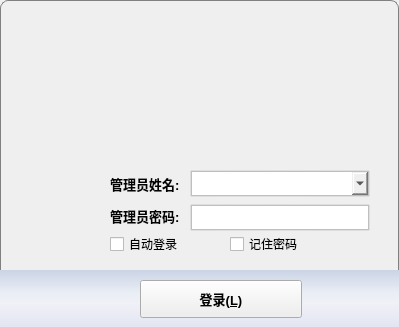
<?xml version="1.0" encoding="UTF-8"?>
<ui version="4.0">
 <class>LoginWidget</class>
 <widget class="QWidget" name="LoginWidget">
  <property name="geometry">
   <rect>
    <x>0</x>
    <y>0</y>
    <width>399</width>
    <height>327</height>
   </rect>
  </property>
  <property name="windowTitle">
   <string>Form</string>
  </property>
  <property name="styleSheet">
   <string notr="true">QWidget#LoginWidget{
	border-radius: 8px;
	border:1px solid gray;
}</string>
  </property>
  <widget class="QLabel" name="login_head_bkg">
   <property name="geometry">
    <rect>
     <x>13</x>
     <y>168</y>
     <width>85</width>
     <height>85</height>
    </rect>
   </property>
   <property name="styleSheet">
    <string notr="true">QLabel#login_head_bkg{border-image: url(:/image/login/login_head_bkg_normal.png);}
QLabel#login_head_bkg::hover{border-image: url(:/image/login/login_head_bkg_highlight.png);}</string>
   </property>
   <property name="text">
    <string/>
   </property>
  </widget>
  <widget class="QLabel" name="head">
   <property name="geometry">
    <rect>
     <x>18</x>
     <y>171</y>
     <width>75</width>
     <height>77</height>
    </rect>
   </property>
   <property name="styleSheet">
    <string notr="true">border-image: url(:/image/login/3.gif);

</string>
   </property>
   <property name="text">
    <string/>
   </property>
  </widget>
  <widget class="QLabel" name="labUserPwd">
   <property name="geometry">
    <rect>
     <x>110</x>
     <y>208</y>
     <width>78</width>
     <height>16</height>
    </rect>
   </property>
   <property name="font">
    <font>
     <pointsize>10</pointsize>
     <weight>75</weight>
     <bold>true</bold>
    </font>
   </property>
   <property name="text">
    <string>管理员密码:</string>
   </property>
  </widget>
  <widget class="QLineEdit" name="txtUserPwd">
   <property name="geometry">
    <rect>
     <x>190</x>
     <y>204</y>
     <width>180</width>
     <height>27</height>
    </rect>
   </property>
   <property name="sizePolicy">
    <sizepolicy hsizetype="Maximum" vsizetype="Maximum">
     <horstretch>0</horstretch>
     <verstretch>0</verstretch>
    </sizepolicy>
   </property>
   <property name="minimumSize">
    <size>
     <width>180</width>
     <height>27</height>
    </size>
   </property>
   <property name="maximumSize">
    <size>
     <width>170</width>
     <height>30</height>
    </size>
   </property>
   <property name="font">
    <font>
     <family>Meiryo</family>
     <pointsize>9</pointsize>
     <weight>50</weight>
     <italic>false</italic>
     <bold>false</bold>
    </font>
   </property>
   <property name="styleSheet">
    <string notr="true">QLineEdit#txtUserPwd::hover{   
	border:2px solid gray;
	border-top-color: qlineargradient(spread:pad, x1:0.534, y1:1, x2:0.545, y2:0, stop:0 rgba(36, 132, 238, 255), 	stop:0.982955 rgba(143, 192, 255, 0));
	border-right-color: qlineargradient(spread:pad, x1:0, y1:0.506, x2:1, y2:0.511364, stop:0 rgba(36, 132, 238, 255), stop:0.982955 rgba(143, 192, 255, 0));
	border-bottom-color: qlineargradient(spread:pad, x1:0.517, y1:0, x2:0.5, y2:1, stop:0 rgba(36, 132, 238, 255), stop:0.982955 rgba(143, 192, 255, 0));
	border-left-color: qlineargradient(spread:pad, x1:1, y1:0.579545, x2:0, y2:0.574, stop:0 rgba(36, 132, 238, 255), stop:0.982955 rgba(143, 192, 255, 0));
}  

QLineEdit#txtUserPwd{   
	border-radius: 1px;
	border:2px solid gray;
	border-top-color: qlineargradient(spread:pad, x1:0.471273, y1:0.71, x2:0.483, y2:0, stop:0 rgba(191, 191, 191, 255), stop:0.982955 rgba(143, 192, 255, 0));
	border-right-color: qlineargradient(spread:pad, x1:0.301, y1:0.510682, x2:1, y2:0.522, stop:0 rgba(191, 191, 191, 255), stop:0.982955 rgba(143, 192, 255, 0));
	border-bottom-color: qlineargradient(spread:pad, x1:0.523, y1:0.294455, x2:0.528, y2:1, stop:0 rgba(191, 191, 191, 255), stop:0.982955 rgba(143, 192, 255, 0));
	border-left-color: qlineargradient(spread:pad, x1:0.682091, y1:0.544, x2:0, y2:0.557, stop:0 rgba(191, 191, 191, 255), stop:0.982955 rgba(143, 192, 255, 0));
padding-left:3px;
padding-right: 25px;
	font: 9pt &quot;Meiryo&quot;;
}  
</string>
   </property>
   <property name="echoMode">
    <enum>QLineEdit::Password</enum>
   </property>
  </widget>
  <widget class="QComboBox" name="txtUserName">
   <property name="geometry">
    <rect>
     <x>190</x>
     <y>170</y>
     <width>180</width>
     <height>27</height>
    </rect>
   </property>
   <property name="sizePolicy">
    <sizepolicy hsizetype="Maximum" vsizetype="Maximum">
     <horstretch>0</horstretch>
     <verstretch>0</verstretch>
    </sizepolicy>
   </property>
   <property name="minimumSize">
    <size>
     <width>166</width>
     <height>27</height>
    </size>
   </property>
   <property name="font">
    <font>
     <family>Meiryo UI</family>
     <pointsize>10</pointsize>
     <weight>50</weight>
     <italic>false</italic>
     <bold>false</bold>
    </font>
   </property>
   <property name="styleSheet">
    <string notr="true">QComboBox#txtUserName::hover{   
	border:2px solid gray;
	border-top-color: qlineargradient(spread:pad, x1:0.534, y1:1, x2:0.545, y2:0, stop:0 rgba(36, 132, 238, 255), stop:0.982955 rgba(143, 192, 255, 0));
	border-right-color: qlineargradient(spread:pad, x1:0, y1:0.506, x2:1, y2:0.511364, stop:0 rgba(36, 132, 238, 255), stop:0.982955 rgba(143, 192, 255, 0));
	border-bottom-color: qlineargradient(spread:pad, x1:0.517, y1:0, x2:0.5, y2:1, stop:0 rgba(36, 132, 238, 255), stop:0.982955 rgba(143, 192, 255, 0));
	border-left-color: qlineargradient(spread:pad, x1:1, y1:0.579545, x2:0, y2:0.574, stop:0 rgba(36, 132, 238, 255), stop:0.982955 rgba(143, 192, 255, 0));
}  

QComboBox#txtUserName{   

	border-radius: 1px;
	border:2px solid gray;
	
	border-top-color: qlineargradient(spread:pad, x1:0.471273, y1:0.71, x2:0.483, y2:0, stop:0 rgba(191, 191, 191, 255), stop:0.982955 rgba(143, 192, 255, 0));
	border-right-color: qlineargradient(spread:pad, x1:0.301, y1:0.510682, x2:1, y2:0.522, stop:0 rgba(191, 191, 191, 255), stop:0.982955 rgba(143, 192, 255, 0));
	border-bottom-color: qlineargradient(spread:pad, x1:0.523, y1:0.294455, x2:0.528, y2:1, stop:0 rgba(191, 191, 191, 255), stop:0.982955 rgba(143, 192, 255, 0));
	border-left-color: qlineargradient(spread:pad, x1:0.682091, y1:0.544, x2:0, y2:0.557, stop:0 rgba(191, 191, 191, 255), stop:0.982955 rgba(143, 192, 255, 0));
padding-left:3px;
	
	font: 10pt &quot;Meiryo UI&quot;;
}  

QComboBox#id::drop-down{width:21px;
	background-color: qlineargradient(spread:pad, x1:0.534, y1:0, x2:0.545, y2:1, stop:0 rgba(255, 255, 255, 255), stop:1 rgba(229, 229, 229, 255));
border-left:1px solid gray;
border-color: rgb(216, 216, 216);
}

QComboBox#id::drop-down::hover{width:21px;
	background-color: rgb(235, 255, 252);
border-left:1px solid gray;
border-color: rgb(216, 216, 216);
}


QComboBox#id::down-arrow{
width:10px;
height:8px;
	border-image: url(:/images/arrow_down_normal.png);
}

QComboBox#id::down-arrow:on {
border-image: url(:/images/arrow_up_normal.png);
}</string>
   </property>
  </widget>
  <widget class="QLabel" name="labUserName">
   <property name="geometry">
    <rect>
     <x>110</x>
     <y>176</y>
     <width>78</width>
     <height>16</height>
    </rect>
   </property>
   <property name="font">
    <font>
     <pointsize>10</pointsize>
     <weight>75</weight>
     <bold>true</bold>
    </font>
   </property>
   <property name="text">
    <string>管理员姓名:</string>
   </property>
  </widget>
  <widget class="QFrame" name="frame">
   <property name="geometry">
    <rect>
     <x>0</x>
     <y>270</y>
     <width>401</width>
     <height>61</height>
    </rect>
   </property>
   <property name="styleSheet">
    <string notr="true">QFrame#frame{
	border-bottom-left-radius: 5px;border-bottom-right-radius: 5px;
	background-color: qlineargradient(spread:pad, x1:0.505682, y1:0, x2:0.506, y2:1, stop:0 rgba(203, 212, 229, 255), stop:0.369318 rgba(233, 237, 245, 255), stop:0.545455 rgba(240, 241, 247, 255), stop:1 rgba(224, 227, 241, 255));}</string>
   </property>
   <property name="frameShape">
    <enum>QFrame::StyledPanel</enum>
   </property>
   <property name="frameShadow">
    <enum>QFrame::Raised</enum>
   </property>
   <widget class="QPushButton" name="btnLogin">
    <property name="geometry">
     <rect>
      <x>140</x>
      <y>10</y>
      <width>162</width>
      <height>38</height>
     </rect>
    </property>
    <property name="sizePolicy">
     <sizepolicy hsizetype="Maximum" vsizetype="Fixed">
      <horstretch>0</horstretch>
      <verstretch>0</verstretch>
     </sizepolicy>
    </property>
    <property name="minimumSize">
     <size>
      <width>162</width>
      <height>30</height>
     </size>
    </property>
    <property name="font">
     <font>
      <pointsize>10</pointsize>
      <weight>75</weight>
      <bold>true</bold>
     </font>
    </property>
    <property name="cursor">
     <cursorShape>PointingHandCursor</cursorShape>
    </property>
    <property name="styleSheet">
     <string notr="true">QPushButton#btnLogin:hover{
border-image: url(:/image/login/button_login_hover.png);}

QPushButton#btnLogin:pressed{
border-image: url(:/image/login/button_login_down.png);}

QPushButton#btnLogin{
border-image: url(:/image/login/button_login_normal.png);}</string>
    </property>
    <property name="text">
     <string>登录(&amp;L)</string>
    </property>
    <property name="icon">
     <iconset>
      <normaloff>:/images/update.png</normaloff>:/images/update.png</iconset>
    </property>
    <property name="iconSize">
     <size>
      <width>20</width>
      <height>20</height>
     </size>
    </property>
   </widget>
  </widget>
  <widget class="QWidget" name="Login_widget_title" native="true">
   <property name="geometry">
    <rect>
     <x>1</x>
     <y>1</y>
     <width>398</width>
     <height>147</height>
    </rect>
   </property>
   <property name="styleSheet">
    <string notr="true"/>
   </property>
   <layout class="QVBoxLayout" name="verticalLayout_5">
    <property name="margin">
     <number>0</number>
    </property>
    <item>
     <layout class="QVBoxLayout" name="verticalLayout_3">
      <item>
       <layout class="QHBoxLayout" name="horizontalLayout_7">
        <item>
         <widget class="QLabel" name="lab_Ico">
          <property name="sizePolicy">
           <sizepolicy hsizetype="Minimum" vsizetype="Maximum">
            <horstretch>0</horstretch>
            <verstretch>0</verstretch>
           </sizepolicy>
          </property>
          <property name="minimumSize">
           <size>
            <width>30</width>
            <height>35</height>
           </size>
          </property>
          <property name="text">
           <string/>
          </property>
          <property name="alignment">
           <set>Qt::AlignCenter</set>
          </property>
         </widget>
        </item>
        <item>
         <spacer name="horizontalSpacer_2">
          <property name="orientation">
           <enum>Qt::Horizontal</enum>
          </property>
          <property name="sizeHint" stdset="0">
           <size>
            <width>40</width>
            <height>20</height>
           </size>
          </property>
         </spacer>
        </item>
        <item>
         <widget class="QWidget" name="widget_menu" native="true">
          <property name="styleSheet">
           <string notr="true"/>
          </property>
          <layout class="QHBoxLayout" name="horizontalLayout_6">
           <property name="margin">
            <number>0</number>
           </property>
           <item>
            <layout class="QHBoxLayout" name="horizontalLayout">
             <item>
              <widget class="QPushButton" name="btnMenu_Min">
               <property name="sizePolicy">
                <sizepolicy hsizetype="Maximum" vsizetype="Maximum">
                 <horstretch>0</horstretch>
                 <verstretch>0</verstretch>
                </sizepolicy>
               </property>
               <property name="minimumSize">
                <size>
                 <width>34</width>
                 <height>35</height>
                </size>
               </property>
               <property name="cursor">
                <cursorShape>ArrowCursor</cursorShape>
               </property>
               <property name="focusPolicy">
                <enum>Qt::NoFocus</enum>
               </property>
               <property name="toolTip">
                <string>最小化</string>
               </property>
               <property name="text">
                <string/>
               </property>
               <property name="flat">
                <bool>true</bool>
               </property>
              </widget>
             </item>
             <item>
              <widget class="QPushButton" name="btnMenu_Close">
               <property name="sizePolicy">
                <sizepolicy hsizetype="Maximum" vsizetype="Maximum">
                 <horstretch>0</horstretch>
                 <verstretch>0</verstretch>
                </sizepolicy>
               </property>
               <property name="minimumSize">
                <size>
                 <width>35</width>
                 <height>35</height>
                </size>
               </property>
               <property name="cursor">
                <cursorShape>ArrowCursor</cursorShape>
               </property>
               <property name="focusPolicy">
                <enum>Qt::NoFocus</enum>
               </property>
               <property name="toolTip">
                <string>关闭</string>
               </property>
               <property name="text">
                <string/>
               </property>
               <property name="flat">
                <bool>true</bool>
               </property>
              </widget>
             </item>
            </layout>
           </item>
          </layout>
         </widget>
        </item>
       </layout>
      </item>
      <item>
       <spacer name="verticalSpacer_2">
        <property name="orientation">
         <enum>Qt::Vertical</enum>
        </property>
        <property name="sizeType">
         <enum>QSizePolicy::Maximum</enum>
        </property>
        <property name="sizeHint" stdset="0">
         <size>
          <width>23</width>
          <height>113</height>
         </size>
        </property>
       </spacer>
      </item>
     </layout>
    </item>
   </layout>
  </widget>
  <widget class="QCheckBox" name="cbxRememberPwd">
   <property name="geometry">
    <rect>
     <x>230</x>
     <y>236</y>
     <width>121</width>
     <height>16</height>
    </rect>
   </property>
   <property name="sizePolicy">
    <sizepolicy hsizetype="Maximum" vsizetype="Fixed">
     <horstretch>0</horstretch>
     <verstretch>0</verstretch>
    </sizepolicy>
   </property>
   <property name="text">
    <string>记住密码</string>
   </property>
  </widget>
  <widget class="QCheckBox" name="cbxAutoLogin">
   <property name="geometry">
    <rect>
     <x>110</x>
     <y>236</y>
     <width>111</width>
     <height>16</height>
    </rect>
   </property>
   <property name="sizePolicy">
    <sizepolicy hsizetype="Maximum" vsizetype="Fixed">
     <horstretch>0</horstretch>
     <verstretch>0</verstretch>
    </sizepolicy>
   </property>
   <property name="text">
    <string>自动登录</string>
   </property>
  </widget>
 </widget>
 <resources/>
 <connections/>
</ui>
